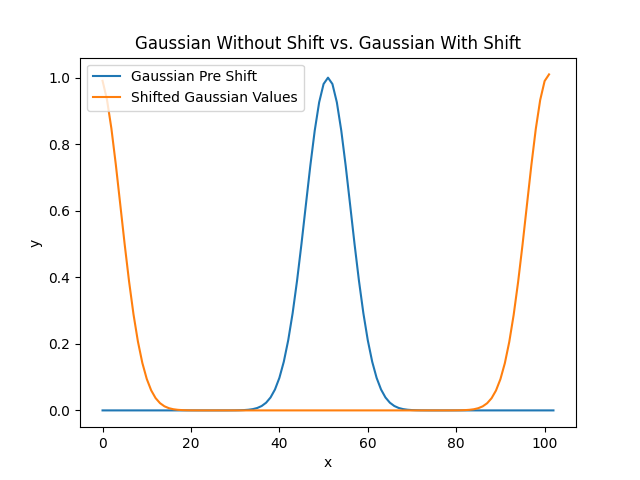

The script that saved this image:
#Importing our modules
import numpy as np 
import matplotlib.pyplot as plt 


#Functions
#============

#Returns a convolution of two functions
def convolutionShifter(array,amountToShift):
    ''' 
    This function takes an array, and shifts it by the amountToShift, (Must be an integer) using convolutions.
    Params:
    -------
    array, Array: just must be list
    amountToShift: Integer, Amount we are shifting the array
    Returns:
    --------
    shiftedArray, Array: The array of the elements shifted by an integer, amountToShift
    '''
    #Initalization
    lenArray = len(array)       #The length of our array
    shifterArray = np.zeros(lenArray)   

    shifterArray[amountToShift%lenArray] = 1     #Assigning where to shift, % sign is to avoid an error, arbitrary shift!

    #FFTs and Convolution
    arrayFft = np.fft.rfft(array)
    shiftFft = np.fft.rfft(shifterArray)

    returnedArrayFft = arrayFft*shiftFft        #Our convolution in fourier space
    print(len(returnedArrayFft))
    returnedArray = np.fft.irfft(returnedArrayFft)        #Undoing the fourier transform

    return returnedArray

#Returns a gaussian.
def gaussian(a,b,c,xs):
    '''
    Returns a gaussian
    Params:
    -------
    a, float: amplitude of the gaussian
    b, float: center of the gaussian
    c, float: Standard deviation of the gaussian
    xs, array: values of x for the gaussian function to act upon, f(x)
    Returns:
    --------
    ys, array: Values of gaussian function given the parameters
    ''' 
    return a* np.exp(-((xs-b)**2)/(2*c**2))

#Stop code from running unless it's the main instance
if __name__ == "__main__":
    N = 103     #Number of data points

    xs = np.linspace(0,100,N)      #Our Xs
    ys = gaussian(1, 50, 5, xs)      #Our gaussian values starting in the middle of the array

    shift = (N//2)          #Amount to shift our gaussian

    shiftedYs = convolutionShifter(ys, shift)

    #Plotting

    plt.plot(ys,label = 'Gaussian Pre Shift')
    plt.plot(shiftedYs,label = 'Shifted Gaussian Values')
    plt.xlabel('x')
    plt.ylabel('y')
    plt.title('Gaussian Without Shift vs. Gaussian With Shift')
    plt.legend()
    plt.savefig('Q1.png')


